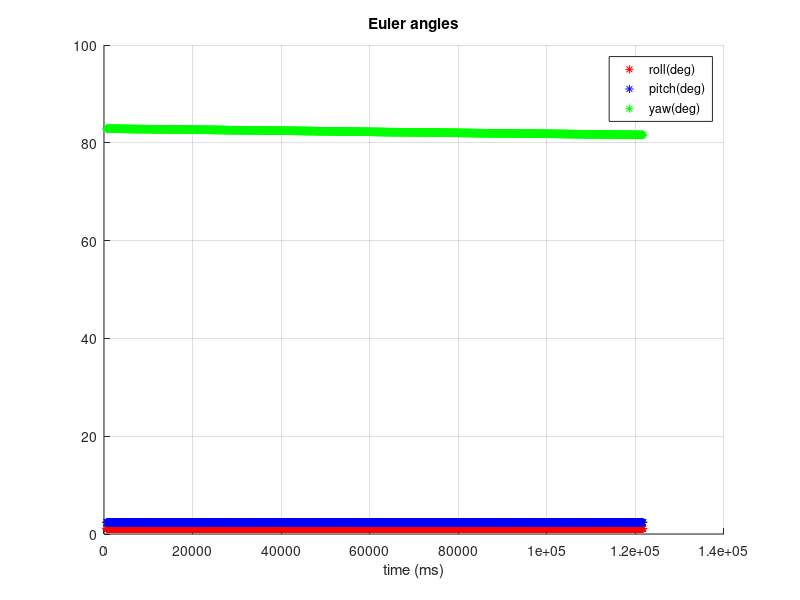
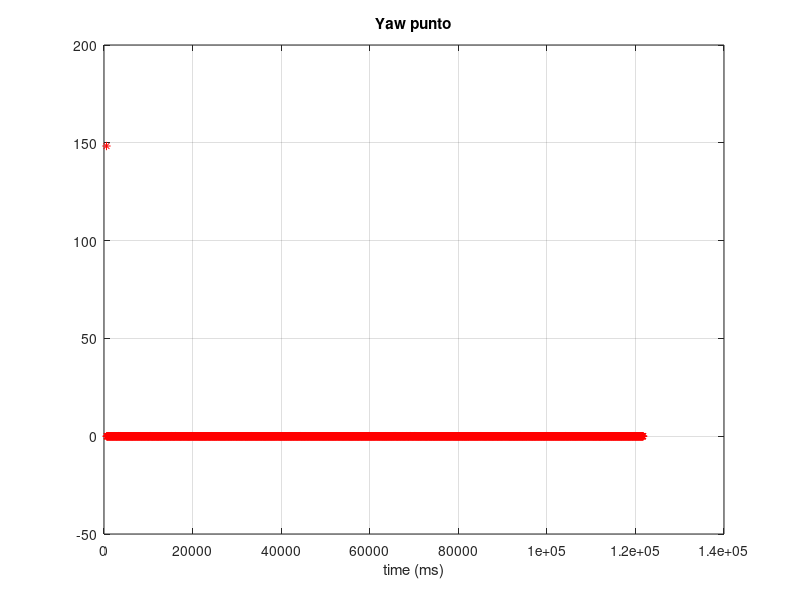
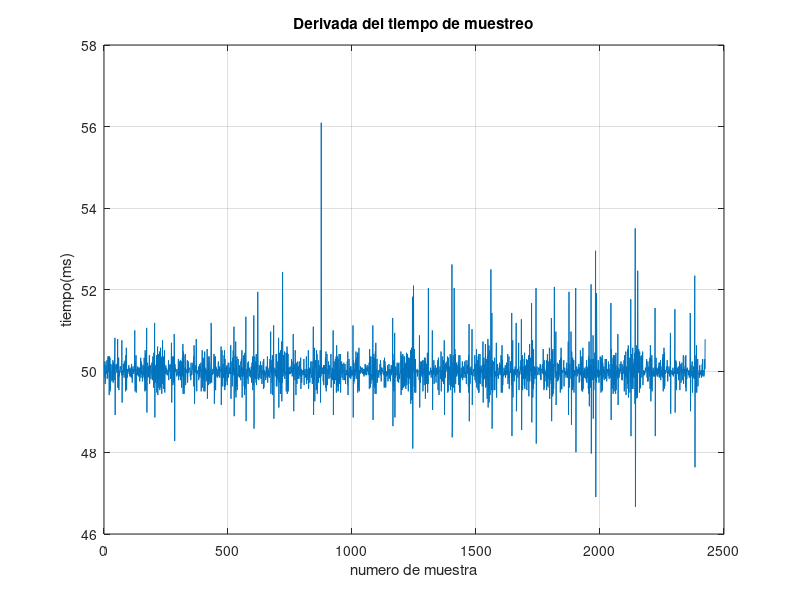
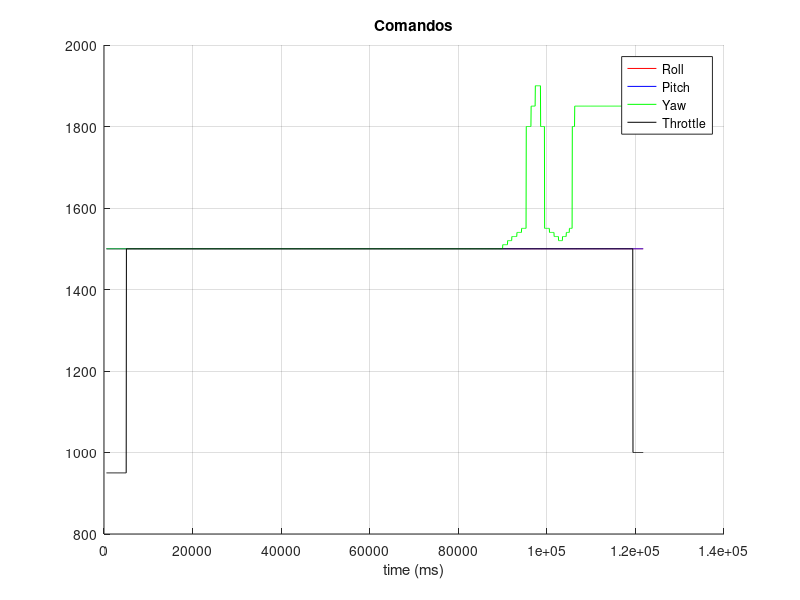

MATLAB code for these plots, in order:
close all
clear all
clc

data = importdata('log_debug_11.txt',' ');

t = data(:,1)*1000 + data(:,2)/1000; %timepo en milisegundos

t2 = data(:,11)*1000 + data(:,12)/1000; %timepo en milisegundos

figure
hold on
plot(t,data(:,3),'*r')
plot(t,data(:,4),'*b')
plot(t,data(:,5),'*g')
title('Euler angles')
xlabel('time (ms)')
legend('roll(deg)','pitch(deg)','yaw(deg)')
grid on
hold off

figure
plot(t,data(:,6),'*r')
title('Yaw punto')
xlabel('time (ms)')
grid on

figure
plot(diff(t))
title('Derivada del tiempo de muestreo')
xlabel('numero de muestra')
ylabel('tiempo(ms)')
grid on


figure
hold on
plot(t,data(:,7),'-r')
plot(t,data(:,8),'-b')
plot(t,data(:,9),'-g')
plot(t,data(:,10),'-k')
title('Comandos')
xlabel('time (ms)')
legend('Roll','Pitch','Yaw','Throttle')
grid on
hold off

figure
plot(diff(t2))
title('Derivada del tiempo de loop')
xlabel('numero de muestra')
ylabel('tiempo(ms)')
grid on
